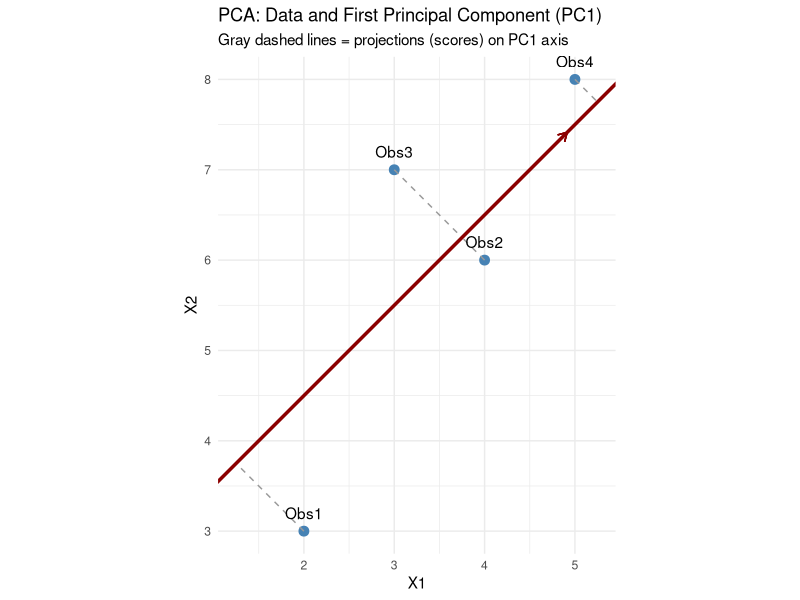
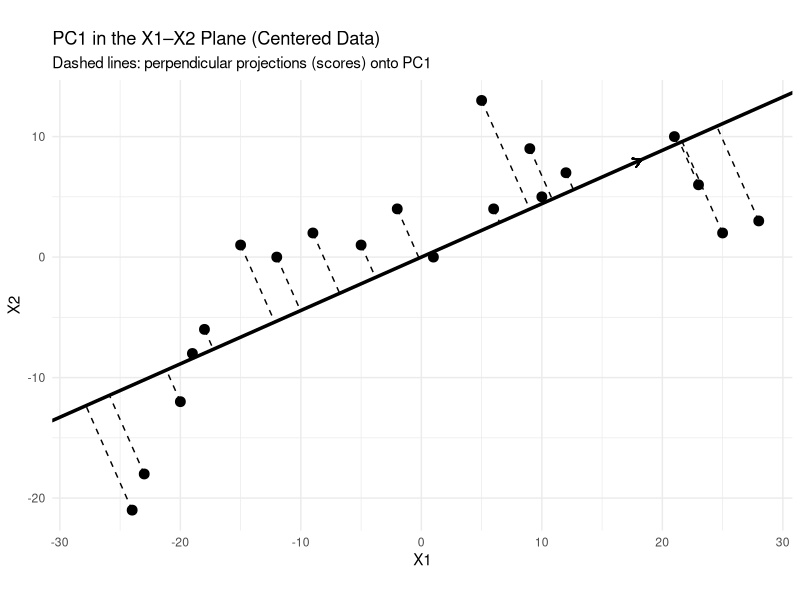
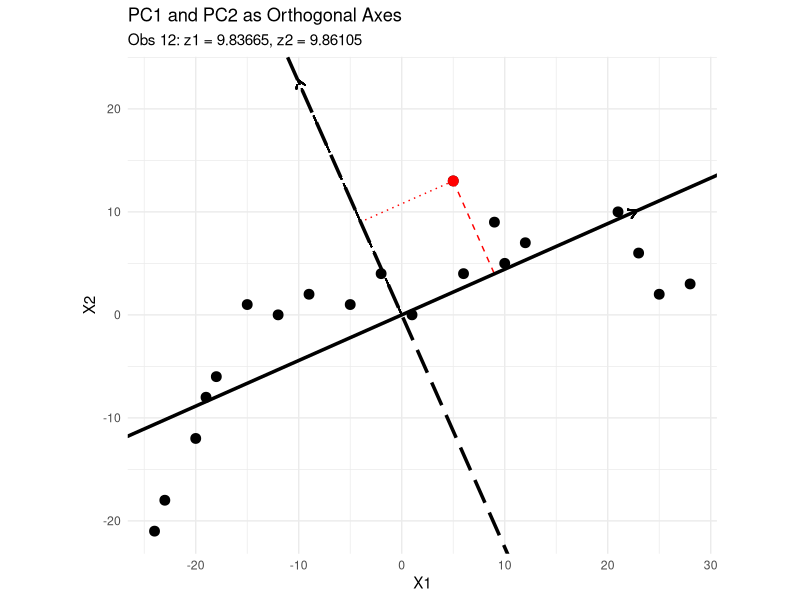
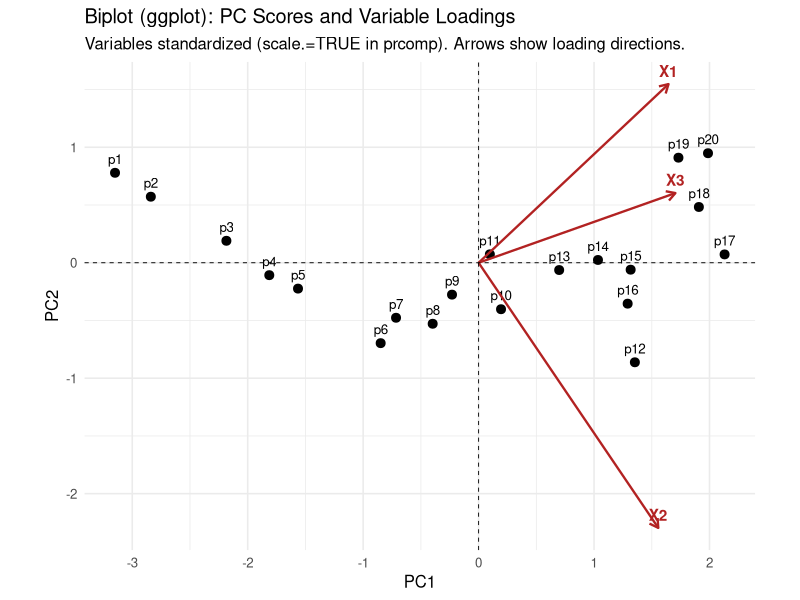
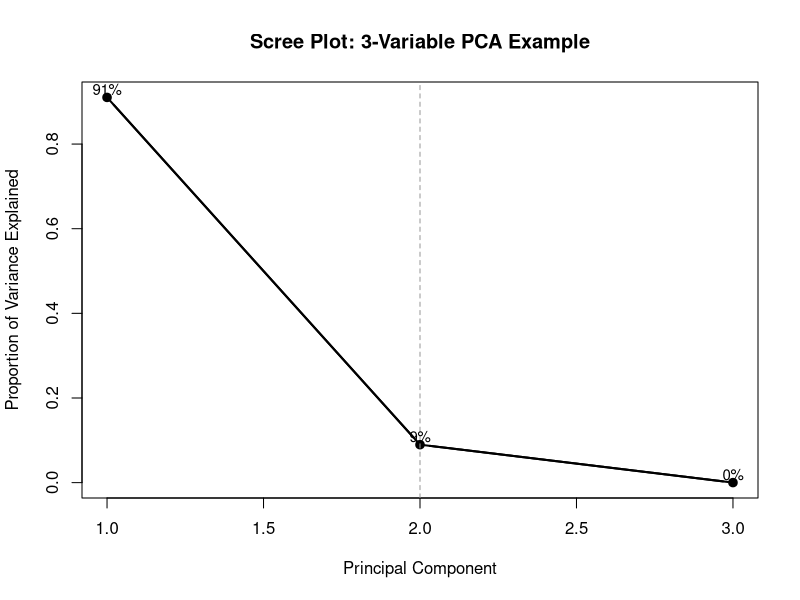
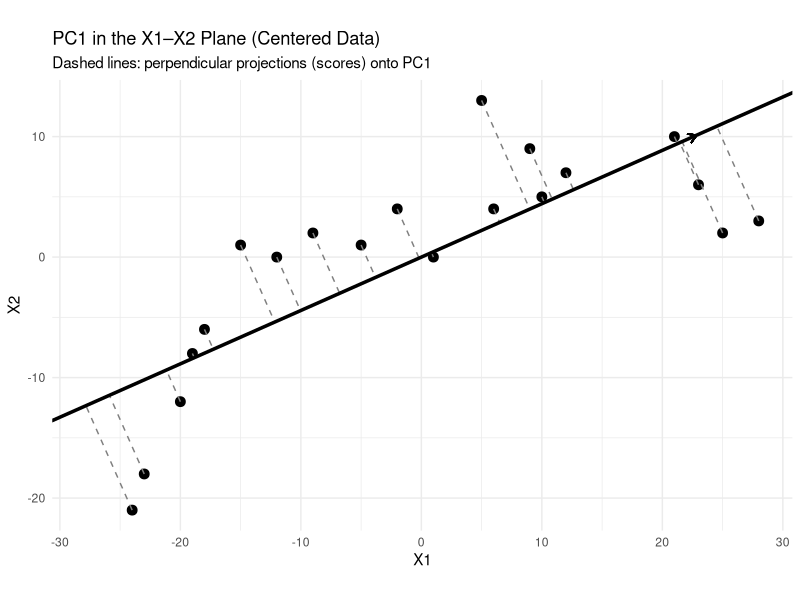
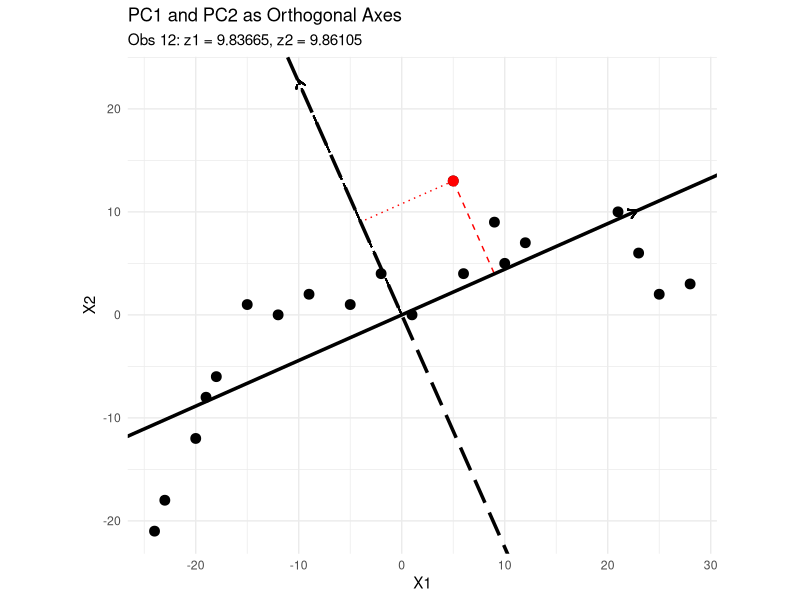
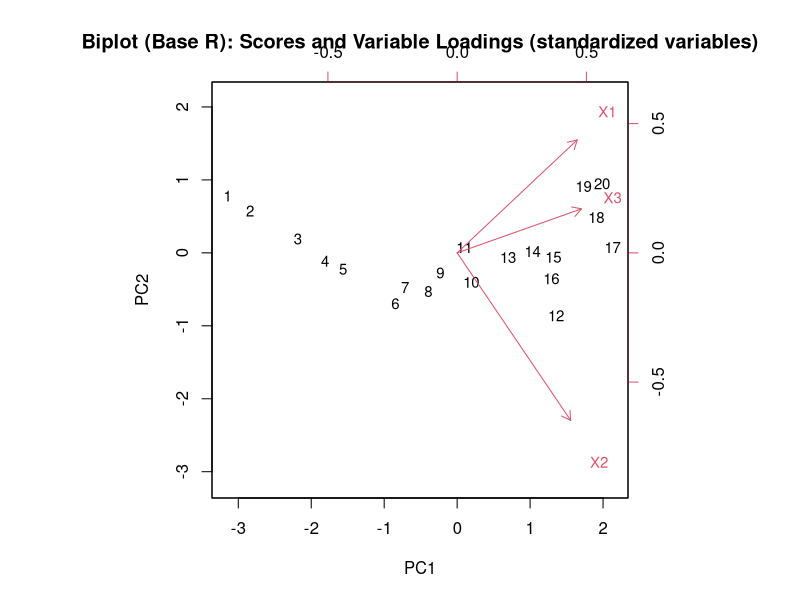

R code for these plots, in order:
## ---- chunk 1
library(ggplot2)
library(grid)  # for arrow()

# --- Step 1: Create simple 2-variable data ---
X <- data.frame(
  X1 = c(2, 4, 3, 5),
  X2 = c(3, 6, 7, 8)
)

X
## ---- chunk 2
# --- Step 2: Run PCA (standardize variables) ---
pca <- prcomp(X, scale. = TRUE)

# Extract components
load <- as.data.frame(pca$rotation)  # loadings (PC directions)
scores <- as.data.frame(pca$x)       # scores (coordinates in PC space)
center <- colMeans(X)                # data mean

# --- Step 3: Function to compute projection of each point onto PC1 line ---
project_point <- function(x1, x2, load, center) {
  v <- as.numeric(load[,1])                    # PC1 direction vector
  x <- c(x1, x2) - center                      # center data
  proj <- center + (sum(x * v) / sum(v * v)) * v  # projection point
  data.frame(X1_proj = proj[1], X2_proj = proj[2])
}

# --- Step 4: Inspect PCA results ---
# Loadings (directions of principal components)
round(load, 4)

# Scores (coordinates of each point in PC space)
round(scores, 4)

# Combine original data + projections for table
data_table <- cbind(X, round(scores, 3))
data_table


proj_points <- do.call(
  rbind,
  apply(X, 1, function(row) project_point(row[1], row[2], load, center))
)
X_proj <- cbind(X, proj_points)
## ---- chunk 3
# --- Step 4: Plot with PC1 axis and projections ---
ggplot(X_proj, aes(x = X1, y = X2)) +
  geom_point(size = 3, color = "steelblue") +
  # Add projection lines
  geom_segment(
    aes(xend = X1_proj, yend = X2_proj),
    color = "gray60", linetype = "dashed"
  ) +
  # Add PC1 axis (direction of maximum variance)
  geom_abline(
    intercept = center[2] - (load[2,1]/load[1,1]) * center[1],
    slope = load[2,1]/load[1,1],
    color = "darkred", linewidth = 1.2
  ) +
  geom_segment(
    aes(
      x = center[1],
      y = center[2],
      xend = center[1] + 2 * load[1,1],
      yend = center[2] + 2 * load[2,1]
    ),
    color = "darkred",
    arrow = arrow(length = unit(0.25, "cm"))
  ) +
  geom_text(aes(label = paste0("Obs", 1:4)), vjust = -1) +
  labs(
    title = "PCA: Data and First Principal Component (PC1)",
    subtitle = "Gray dashed lines = projections (scores) on PC1 axis",
    x = "X1", y = "X2"
  ) +
  coord_equal() +
  theme_minimal()

## ---- chunk 4
# Data from the table (already centered)
X1 <- c(-24,-23,-20,-19,-18,-15,-12,-9,-5,-2,  1, 5, 6,10,12, 9,21,23,25,28)
X2 <- c(-21,-18,-12, -8, -6,  1,  0, 2, 1, 4,  0,13, 4, 5, 7, 9,10, 6, 2, 3)
z_given <- c(-30.45,-28.32,-23.15,-20.61,-18.89,-14.12,-10.97,-7.42,-4.17,-0.21,
              0.91,  9.84,  7.11, 11.17, 13.81, 18.27, 23.25, 23.46, 23.67, 26.82)

# PC1 loadings (unit vector)
phi1 <- c(0.9143, 0.4050)
slope <- phi1[2] / phi1[1]  # ~0.443

# Verify scores from loadings
z_calc <- 0.9143 * X1 + 0.4050 * X2
max_abs_diff <- max(abs(z_calc - z_given))
round(max_abs_diff, 4)  # should be ~0 (just rounding)

# Projection points onto PC1: since ||phi1||=1, proj = z * phi1
X1_proj <- z_calc * phi1[1]
X2_proj <- z_calc * phi1[2]

# Plot
library(ggplot2)
library(grid) # for arrow()

df <- data.frame(i = 1:20, X1, X2, z = z_calc, X1_proj, X2_proj)

ggplot(df, aes(X1, X2)) +
  geom_point(size = 3) +
  # Perpendicular projection segments
  geom_segment(aes(xend = X1_proj, yend = X2_proj), linetype = "dashed") +
  # PC1 line through origin with slope = phi21/phi11
  geom_abline(intercept = 0, slope = slope, linewidth = 1.2) +
  # PC1 direction arrow (scaled for visibility)
  geom_segment(aes(x = 0, y = 0,
                   xend = 20 * phi1[1], yend = 20 * phi1[2]),
               arrow = arrow(length = unit(0.25, "cm"))) +
  labs(
    title = "PC1 in the X1–X2 Plane (Centered Data)",
    subtitle = "Dashed lines: perpendicular projections (scores) onto PC1",
    x = "X1", y = "X2"
  ) +
  coord_equal() +
  theme_minimal()

## ---- chunk 5
# ---- Data (centered) -------------------------------------------------------
X1 <- c(-24,-23,-20,-19,-18,-15,-12,-9,-5,-2,  1, 5, 6,10,12, 9,21,23,25,28)
X2 <- c(-21,-18,-12, -8, -6,  1,  0, 2, 1, 4,  0,13, 4, 5, 7, 9,10, 6, 2, 3)
i_obs <- 12  # which point to highlight

# ---- PC1 loadings (given) + normalize (fixes rounding issue) ---------------
phi1 <- c(0.9143, 0.4050)
phi1 <- phi1 / sqrt(sum(phi1^2))   # force unit length

# ---- PC2 loadings: orthonormal companion to PC1 ----------------------------
phi2 <- c(-phi1[2], phi1[1])       # rotate by +90°
phi2 <- phi2 / sqrt(sum(phi2^2))   # (already unit, but keep tidy)

# Slopes for drawing lines through origin
slope1 <- ifelse(abs(phi1[1]) < 1e-12, Inf, phi1[2]/phi1[1])
slope2 <- ifelse(abs(phi2[1]) < 1e-12, Inf, phi2[2]/phi2[1])

# ---- Scores and projection points ------------------------------------------
z1 <- phi1[1]*X1 + phi1[2]*X2
z2 <- phi2[1]*X1 + phi2[2]*X2

X1_proj_pc1 <- z1 * phi1[1]
X2_proj_pc1 <- z1 * phi1[2]
X1_proj_pc2 <- z2 * phi2[1]
X2_proj_pc2 <- z2 * phi2[2]

df <- data.frame(
  i = seq_along(X1), X1, X2, z1, z2,
  X1_proj_pc1, X2_proj_pc1,
  X1_proj_pc2, X2_proj_pc2
)

# ---- Build layer for PC2 line safely (handles vertical line) ---------------
library(ggplot2)
library(grid)  # for arrow()

pc2_line_layer <-
  if (is.finite(slope2)) {
    geom_abline(intercept = 0, slope = slope2, linewidth = 1.2, linetype = "longdash")
  } else {
    geom_vline(xintercept = 0, linewidth = 1.2, linetype = "longdash")
  }

# ---- Plot 1: PC1 with all projections --------------------------------------
p1 <- ggplot(df, aes(X1, X2)) +
  geom_point(size = 3) +
  geom_segment(aes(xend = X1_proj_pc1, yend = X2_proj_pc1),
               linetype = "dashed", color = "gray50") +
  {
    if (is.finite(slope1)) geom_abline(intercept = 0, slope = slope1, linewidth = 1.2)
    else geom_vline(xintercept = 0, linewidth = 1.2)
  } +
  geom_segment(aes(x = 0, y = 0,
                   xend = 25*phi1[1], yend = 25*phi1[2]),
               arrow = arrow(length = unit(0.25, "cm"))) +
  coord_equal() +
  labs(
    title = "PC1 in the X1–X2 Plane (Centered Data)",
    subtitle = "Dashed lines: perpendicular projections (scores) onto PC1",
    x = "X1", y = "X2"
  ) +
  theme_minimal()

ggsave("Projection.png", p1, width = 7, height = 5, dpi = 300)

# ---- Plot 2: PC1 and PC2 + obs 12 projections ------------------------------
p2 <- ggplot(df, aes(X1, X2)) +
  geom_point(size = 3) +
  geom_point(data = subset(df, i == i_obs), color = "red", size = 3) +
  geom_segment(data = subset(df, i == i_obs),
               aes(xend = X1_proj_pc1, yend = X2_proj_pc1),
               linetype = "dashed", color = "red") +
  geom_segment(data = subset(df, i == i_obs),
               aes(xend = X1_proj_pc2, yend = X2_proj_pc2),
               linetype = "dotted", color = "red") +
  {
    if (is.finite(slope1)) geom_abline(intercept = 0, slope = slope1, linewidth = 1.2)
    else geom_vline(xintercept = 0, linewidth = 1.2)
  } +
  geom_segment(aes(x = 0, y = 0,
                   xend = 25*phi1[1], yend = 25*phi1[2]),
               arrow = arrow(length = unit(0.25, "cm"))) +
  pc2_line_layer +
  geom_segment(aes(x = 0, y = 0,
                   xend = 25*phi2[1], yend = 25*phi2[2]),
               arrow = arrow(length = unit(0.25, "cm")), linetype = "longdash") +
  coord_equal() +
  labs(
    title = "PC1 and PC2 as Orthogonal Axes",
    subtitle = paste0("Obs ", i_obs,
                      ": z1 = ", round(df$z1[i_obs], 5),
                      ", z2 = ", round(df$z2[i_obs], 5)),
    x = "X1", y = "X2"
  ) +
  theme_minimal()

ggsave("PC1_PC2.png", p2, width = 7, height = 5, dpi = 300)

p2
# Optional: view scores for the highlighted observation
df[df$i == i_obs, c("i","z1","z2")]

## ---- chunk 6
# --- 1) Enter your 20-row dataset (X1, X2, z1_given) ------------------------
X1 <- c(-24,-23,-20,-19,-18,-15,-12,-9,-5,-2,  1,  5,  6, 10, 12,  9, 21, 23, 25, 28)
X2 <- c(-21,-18,-12, -8, -6,  1,  0,  2,  1,  4,  0, 13,  4,  5,  7,  9, 10,  6,  2,  3)
z1_given <- c(-30.45,-28.32,-23.15,-20.61,-18.89,-14.12,-10.97,-7.42,-4.17,-0.21,
               0.91,   9.84,  7.11, 11.17, 13.81, 18.27, 23.25, 23.46, 23.67, 26.82)

dat <- data.frame(i = 1:20, X1, X2, z1_given)

# --- 2) Add a simple third variable X3 (deterministic, no randomness) -------
# Make X3 a smooth combination so it's interpretable on the biplot.
dat$X3 <- round(0.6*dat$X1 + 0.4*dat$X2)

# --- 3) PCA on standardized variables (so units don't dominate) ------------
X <- dat[, c("X1","X2","X3")]
pca <- prcomp(X, scale. = TRUE)

# Loadings (variables -> PCs) and scores (observations in PC space)
loadings <- as.data.frame(pca$rotation[, 1:2])
colnames(loadings) <- c("PC1_loading","PC2_loading")
loadings$Variable <- rownames(loadings)

scores <- as.data.frame(pca$x[, 1:2])
colnames(scores) <- c("PC1_score","PC2_score")
scores$Obs <- dat$i

# --- 4) (Optional) Compare your provided z1 with PC1_from_given_loadings ----
# If you want to verify z1_given using your earlier loadings (0.9143, 0.4050),
# note: that z1 was computed for centered data. We'll center then apply them.
phi1 <- c(0.9143, 0.4050); phi1 <- phi1 / sqrt(sum(phi1^2))
X12_centered <- scale(dat[, c("X1","X2")], center = TRUE, scale = FALSE)
z1_from_phi1 <- as.numeric(X12_centered %*% phi1)  # PC1 via given loadings
dat$z1_from_phi1 <- z1_from_phi1
dat$z1_diff <- round(dat$z1_given - dat$z1_from_phi1, 4)  # small diffs expected

# --- 5) Nicely formatted tables for notes (if knitting Rmd) -----------------
if (requireNamespace("knitr", quietly = TRUE)) {
  knitr::kable(dat[, c("i","X1","X2","X3","z1_given")],
               caption = "Original Data with Constructed X3 and Provided PC1 Scores (z1).")
  knitr::kable(loadings[, c("Variable","PC1_loading","PC2_loading")],
               digits = 3, caption = "Principal Component Loadings (PC1, PC2) on standardized variables.")
  knitr::kable(scores[, c("Obs","PC1_score","PC2_score")],
               digits = 3, caption = "Principal Component Scores (PC1, PC2).")
} else {
  print(dat); print(loadings); print(scores)
}

# --- 6) Biplot (Base R) -----------------------------------------------------
# scale=0: arrows scaled to match scores spread (good for interpretation)
png("biplot_base.png", width = 900, height = 700, res = 150)
biplot(pca, choices = 1:2, scale = 0, cex = 0.9, xlab = "PC1", ylab = "PC2")
title("Biplot (Base R): Scores and Variable Loadings (standardized variables)")
dev.off()

# --- 7) Biplot (ggplot) with clear arrows and labels ------------------------
library(ggplot2)
library(grid)  # for arrow()

scores_df <- data.frame(PC1 = pca$x[,1], PC2 = pca$x[,2], label = paste0("p", dat$i))
loads_df  <- data.frame(var = rownames(pca$rotation),
                        PC1 = pca$rotation[,1], PC2 = pca$rotation[,2])

# Scale loadings to fit the score cloud
arrow_scale <- 0.9 * max(abs(c(scores_df$PC1, scores_df$PC2)))
loads_df$PC1s <- loads_df$PC1 * arrow_scale
loads_df$PC2s <- loads_df$PC2 * arrow_scale

p <- ggplot() +
  geom_point(data = scores_df, aes(PC1, PC2), size = 2.7) +
  geom_text(data = scores_df, aes(PC1, PC2, label = label),
            nudge_y = 0.12, size = 3.4) +
  geom_segment(data = loads_df,
               aes(x = 0, y = 0, xend = PC1s, yend = PC2s),
               arrow = arrow(length = unit(0.25, "cm")),
               linewidth = 0.8, color = "firebrick") +
  geom_text(data = loads_df,
            aes(PC1s, PC2s, label = var),
            color = "firebrick", vjust = -0.6, fontface = "bold") +
  geom_hline(yintercept = 0, linewidth = 0.3, linetype = "dashed") +
  geom_vline(xintercept = 0, linewidth = 0.3, linetype = "dashed") +
  coord_equal() +
  labs(title = "Biplot (ggplot): PC Scores and Variable Loadings",
       subtitle = "Variables standardized (scale.=TRUE in prcomp). Arrows show loading directions.",
       x = "PC1", y = "PC2") +
  theme_minimal(base_size = 12)

ggsave("biplot_ggplot.png", p, width = 7.5, height = 6, dpi = 300)

p
## ---- chunk 7
# --- Simulate the same 2-variable, 20-point example ---
X

# --- Step 1: Run PCA (standardize = FALSE because data is already centered) ---
pca <- prcomp(X, scale. = TRUE)

# --- Step 2: Compute proportion of variance explained ---
pve <- (pca$sdev^2) / sum(pca$sdev^2)

# --- Step 3: Create scree plot ---
plot(pve,
     xlab = "Principal Component",
     ylab = "Proportion of Variance Explained",
     type = "b", pch = 19, lwd = 2,
     main = "Scree Plot: 3-Variable PCA Example")
lines(pve, lwd = 2)
abline(v = 2, col = "gray60", lty = 2)
text(1, pve[1] + 0.02, labels = paste0(round(pve[1] * 100, 1), "%"), cex = 0.9)
text(2, pve[2] + 0.02, labels = paste0(round(pve[2] * 100, 1), "%"), cex = 0.9)
text(3, pve[3] + 0.02, labels = paste0(round(pve[3] * 100, 1), "%"), cex = 0.9)
